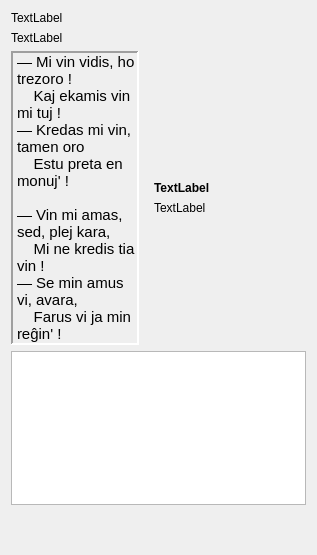
     <widget class="QWidget" name="Sendas2_Lec09">
      <attribute name="icon">
       <iconset resource="ikonoj.qrc">
        <normaloff>:/ikonoj/sendas_24.png</normaloff>:/ikonoj/sendas_24.png</iconset>
      </attribute>
      <attribute name="title">
       <string>12</string>
      </attribute>
      <layout class="QVBoxLayout" name="verticalLayout_24" stretch="0,0,1,4,1">
       <item>
        <widget class="titolo" name="Lec09_Label82">
         <property name="text">
          <string>TextLabel</string>
         </property>
        </widget>
       </item>
       <item>
        <widget class="QLabel" name="Lec09_Label81">
         <property name="text">
          <string>TextLabel</string>
         </property>
         <property name="wordWrap">
          <bool>true</bool>
         </property>
        </widget>
       </item>
       <item>
        <layout class="QHBoxLayout" name="horizontalLayout_37" stretch="4,5">
         <item>
          <widget class="QLabel" name="label_67">
           <property name="sizePolicy">
            <sizepolicy hsizetype="Preferred" vsizetype="Preferred">
             <horstretch>0</horstretch>
             <verstretch>0</verstretch>
            </sizepolicy>
           </property>
           <property name="font">
            <font>
             <pointsize>11</pointsize>
            </font>
           </property>
           <property name="frameShape">
            <enum>QFrame::Panel</enum>
           </property>
           <property name="frameShadow">
            <enum>QFrame::Sunken</enum>
           </property>
           <property name="lineWidth">
            <number>2</number>
           </property>
           <property name="text">
            <string>— Mi vin vidis, ho trezoro ! 
    Kaj ekamis vin mi tuj !
— Kredas mi vin, tamen oro
    Estu preta en monuj' !

— Vin mi amas, sed, plej kara,
    Mi ne kredis tia vin !
— Se min amus vi, avara,
    Farus vi ja min reĝin' !</string>
           </property>
           <property name="wordWrap">
            <bool>true</bool>
           </property>
           <property name="margin">
            <number>0</number>
           </property>
           <property name="tipo" stdset="0">
            <string>teksta</string>
           </property>
           <property name="lingvo" stdset="0">
            <string>eo</string>
           </property>
          </widget>
         </item>
         <item>
          <widget class="QFrame" name="frame1">
           <property name="tipo" stdset="0">
            <string>markebla</string>
           </property>
           <layout class="QVBoxLayout" name="verticalLayout_23">
            <item>
             <widget class="QLabel" name="Lec09_Label30">
              <property name="font">
               <font>
                <weight>75</weight>
                <bold>true</bold>
               </font>
              </property>
              <property name="text">
               <string>TextLabel</string>
              </property>
              <property name="alignment">
               <set>Qt::AlignBottom|Qt::AlignLeading|Qt::AlignLeft</set>
              </property>
             </widget>
            </item>
            <item>
             <widget class="QLabel" name="Lec09_Label80">
              <property name="text">
               <string>TextLabel</string>
              </property>
              <property name="alignment">
               <set>Qt::AlignLeading|Qt::AlignLeft|Qt::AlignTop</set>
              </property>
              <property name="wordWrap">
               <bool>true</bool>
              </property>
             </widget>
            </item>
           </layout>
          </widget>
         </item>
        </layout>
       </item>
       <item>
        <widget class="cx_plainedit" name="Lec09_Memo4"/>
       </item>
       <item>
        <spacer name="verticalSpacer_21">
         <property name="orientation">
          <enum>Qt::Vertical</enum>
         </property>
         <property name="sizeHint" stdset="0">
          <size>
           <width>20</width>
           <height>1</height>
          </size>
         </property>
        </spacer>
       </item>
      </layout>
     </widget>
